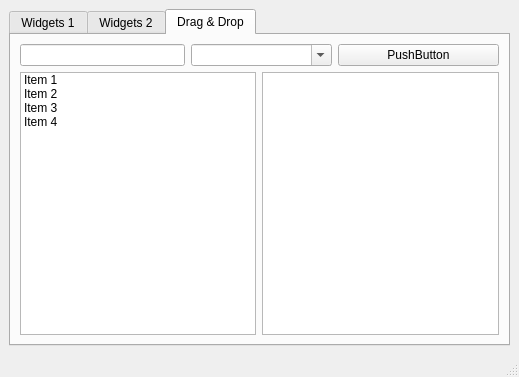
<?xml version="1.0" encoding="UTF-8"?>
<ui version="4.0">
 <class>MainWindow</class>
 <widget class="QMainWindow" name="MainWindow">
  <property name="geometry">
   <rect>
    <x>0</x>
    <y>0</y>
    <width>519</width>
    <height>377</height>
   </rect>
  </property>
  <property name="windowTitle">
   <string>MainWindow</string>
  </property>
  <widget class="QWidget" name="centralwidget">
   <layout class="QGridLayout" name="gridLayout">
    <item row="0" column="0">
     <widget class="QTabWidget" name="tabWidget_1">
      <property name="font">
       <font>
        <weight>50</weight>
        <bold>false</bold>
       </font>
      </property>
      <property name="acceptDrops">
       <bool>true</bool>
      </property>
      <property name="currentIndex">
       <number>2</number>
      </property>
      <widget class="QWidget" name="tab_widgets_1">
       <property name="toolTip">
        <string/>
       </property>
       <property name="statusTip">
        <string/>
       </property>
       <attribute name="title">
        <string>Widgets 1</string>
       </attribute>
       <layout class="QVBoxLayout" name="verticalLayout">
        <item>
         <layout class="QVBoxLayout" name="verticalLayout_tab_1">
          <item>
           <widget class="QTabWidget" name="tabWidget_2">
            <property name="accessibleName">
             <string/>
            </property>
            <property name="currentIndex">
             <number>0</number>
            </property>
            <widget class="QWidget" name="tab_tree">
             <property name="statusTip">
              <string/>
             </property>
             <attribute name="title">
              <string>Tree</string>
             </attribute>
             <layout class="QHBoxLayout" name="horizontalLayout">
              <item>
               <layout class="QVBoxLayout" name="verticalLayout_2">
                <item>
                 <widget class="QTreeWidget" name="treeWidget">
                  <column>
                   <property name="text">
                    <string>Header 1</string>
                   </property>
                  </column>
                  <column>
                   <property name="text">
                    <string>New Column</string>
                   </property>
                  </column>
                  <item>
                   <property name="text">
                    <string>Item1</string>
                   </property>
                   <item>
                    <property name="text">
                     <string>Subitem1</string>
                    </property>
                   </item>
                  </item>
                 </widget>
                </item>
               </layout>
              </item>
             </layout>
            </widget>
            <widget class="QWidget" name="tab_calendar">
             <property name="statusTip">
              <string/>
             </property>
             <attribute name="title">
              <string>Calendar</string>
             </attribute>
             <layout class="QVBoxLayout" name="verticalLayout_3">
              <item>
               <widget class="QDateEdit" name="dateEdit">
                <property name="alignment">
                 <set>Qt::AlignCenter</set>
                </property>
               </widget>
              </item>
              <item>
               <widget class="QCalendarWidget" name="calendarWidget"/>
              </item>
             </layout>
            </widget>
           </widget>
          </item>
         </layout>
        </item>
       </layout>
      </widget>
      <widget class="QWidget" name="tab_widgets_2">
       <property name="toolTip">
        <string/>
       </property>
       <property name="statusTip">
        <string/>
       </property>
       <attribute name="title">
        <string>Widgets 2</string>
       </attribute>
       <layout class="QGridLayout" name="gridLayout_2">
        <item row="2" column="1">
         <spacer name="verticalSpacer_2">
          <property name="orientation">
           <enum>Qt::Vertical</enum>
          </property>
          <property name="sizeType">
           <enum>QSizePolicy::Maximum</enum>
          </property>
          <property name="sizeHint" stdset="0">
           <size>
            <width>20</width>
            <height>140</height>
           </size>
          </property>
         </spacer>
        </item>
        <item row="3" column="0" colspan="2">
         <widget class="QProgressBar" name="progressBar">
          <property name="value">
           <number>24</number>
          </property>
         </widget>
        </item>
        <item row="0" column="0">
         <widget class="QGroupBox" name="groupBox">
          <property name="title">
           <string>Progress Bar</string>
          </property>
          <widget class="QWidget" name="layoutWidget">
           <property name="geometry">
            <rect>
             <x>20</x>
             <y>30</y>
             <width>114</width>
             <height>65</height>
            </rect>
           </property>
           <layout class="QVBoxLayout" name="verticalLayout_4">
            <item>
             <widget class="QRadioButton" name="radioButton_start">
              <property name="statusTip">
               <string>Start the Progress Bar</string>
              </property>
              <property name="text">
               <string>Start</string>
              </property>
              <property name="checked">
               <bool>true</bool>
              </property>
             </widget>
            </item>
            <item>
             <widget class="QRadioButton" name="radioButton_stop">
              <property name="statusTip">
               <string>Stop the Progress Bar</string>
              </property>
              <property name="text">
               <string>Stop</string>
              </property>
             </widget>
            </item>
            <item>
             <widget class="QRadioButton" name="radioButton_reset">
              <property name="statusTip">
               <string>Reset the Progress Bar</string>
              </property>
              <property name="text">
               <string>Reset</string>
              </property>
             </widget>
            </item>
           </layout>
          </widget>
         </widget>
        </item>
        <item row="0" column="1">
         <widget class="QGroupBox" name="groupBox_2">
          <property name="title">
           <string>Move the Dial</string>
          </property>
          <widget class="QWidget" name="verticalLayoutWidget">
           <property name="geometry">
            <rect>
             <x>10</x>
             <y>30</y>
             <width>61</width>
             <height>71</height>
            </rect>
           </property>
           <layout class="QVBoxLayout" name="verticalLayout_5">
            <item>
             <widget class="QDial" name="dial"/>
            </item>
           </layout>
          </widget>
          <widget class="QWidget" name="verticalLayoutWidget_2">
           <property name="geometry">
            <rect>
             <x>90</x>
             <y>20</y>
             <width>91</width>
             <height>80</height>
            </rect>
           </property>
           <layout class="QVBoxLayout" name="verticalLayout_6">
            <item>
             <widget class="QLCDNumber" name="lcdNumber">
              <property name="palette">
               <palette>
                <active>
                 <colorrole role="WindowText">
                  <brush brushstyle="SolidPattern">
                   <color alpha="255">
                    <red>0</red>
                    <green>0</green>
                    <blue>255</blue>
                   </color>
                  </brush>
                 </colorrole>
                </active>
                <inactive>
                 <colorrole role="WindowText">
                  <brush brushstyle="SolidPattern">
                   <color alpha="255">
                    <red>0</red>
                    <green>0</green>
                    <blue>255</blue>
                   </color>
                  </brush>
                 </colorrole>
                </inactive>
                <disabled>
                 <colorrole role="WindowText">
                  <brush brushstyle="SolidPattern">
                   <color alpha="255">
                    <red>120</red>
                    <green>120</green>
                    <blue>120</blue>
                   </color>
                  </brush>
                 </colorrole>
                </disabled>
               </palette>
              </property>
              <property name="digitCount">
               <number>2</number>
              </property>
              <property name="mode">
               <enum>QLCDNumber::Dec</enum>
              </property>
              <property name="segmentStyle">
               <enum>QLCDNumber::Flat</enum>
              </property>
             </widget>
            </item>
           </layout>
          </widget>
         </widget>
        </item>
        <item row="2" column="0">
         <layout class="QVBoxLayout" name="verticalLayout_7">
          <item>
           <widget class="QFontComboBox" name="fontComboBox"/>
          </item>
          <item>
           <widget class="QLabel" name="label">
            <property name="font">
             <font>
              <pointsize>14</pointsize>
             </font>
            </property>
            <property name="text">
             <string/>
            </property>
            <property name="alignment">
             <set>Qt::AlignCenter</set>
            </property>
           </widget>
          </item>
         </layout>
        </item>
       </layout>
      </widget>
      <widget class="QWidget" name="tab_drag_drop">
       <property name="acceptDrops">
        <bool>false</bool>
       </property>
       <attribute name="title">
        <string>Drag &amp;&amp; Drop</string>
       </attribute>
       <layout class="QGridLayout" name="gridLayout_3">
        <item row="0" column="0" colspan="2">
         <layout class="QHBoxLayout" name="horizontalLayout_2">
          <item>
           <widget class="QLineEdit" name="lineEdit">
            <property name="minimumSize">
             <size>
              <width>135</width>
              <height>0</height>
             </size>
            </property>
            <property name="dragEnabled">
             <bool>true</bool>
            </property>
           </widget>
          </item>
          <item>
           <widget class="QComboBox" name="comboBox">
            <property name="minimumSize">
             <size>
              <width>141</width>
              <height>0</height>
             </size>
            </property>
            <property name="acceptDrops">
             <bool>true</bool>
            </property>
            <property name="editable">
             <bool>true</bool>
            </property>
           </widget>
          </item>
          <item>
           <widget class="QPushButton" name="pushButton">
            <property name="minimumSize">
             <size>
              <width>161</width>
              <height>0</height>
             </size>
            </property>
            <property name="acceptDrops">
             <bool>true</bool>
            </property>
            <property name="text">
             <string>PushButton</string>
            </property>
           </widget>
          </item>
         </layout>
        </item>
        <item row="1" column="0">
         <widget class="QListWidget" name="listWidget">
          <property name="dragEnabled">
           <bool>true</bool>
          </property>
          <property name="dragDropMode">
           <enum>QAbstractItemView::DragDrop</enum>
          </property>
          <property name="selectionMode">
           <enum>QAbstractItemView::ExtendedSelection</enum>
          </property>
          <item>
           <property name="text">
            <string>Item 1</string>
           </property>
          </item>
          <item>
           <property name="text">
            <string>Item 2</string>
           </property>
          </item>
          <item>
           <property name="text">
            <string>Item 3</string>
           </property>
          </item>
          <item>
           <property name="text">
            <string>Item 4</string>
           </property>
          </item>
         </widget>
        </item>
        <item row="1" column="1">
         <widget class="QListWidget" name="listWidget_2">
          <property name="dragEnabled">
           <bool>true</bool>
          </property>
          <property name="dragDropMode">
           <enum>QAbstractItemView::DragDrop</enum>
          </property>
          <property name="selectionMode">
           <enum>QAbstractItemView::ExtendedSelection</enum>
          </property>
         </widget>
        </item>
       </layout>
      </widget>
     </widget>
    </item>
   </layout>
  </widget>
  <widget class="QStatusBar" name="statusbar">
   <property name="statusTip">
    <string>Status bar</string>
   </property>
  </widget>
 </widget>
 <tabstops>
  <tabstop>tabWidget_2</tabstop>
  <tabstop>treeWidget</tabstop>
  <tabstop>dateEdit</tabstop>
  <tabstop>calendarWidget</tabstop>
  <tabstop>radioButton_start</tabstop>
  <tabstop>radioButton_stop</tabstop>
  <tabstop>radioButton_reset</tabstop>
  <tabstop>dial</tabstop>
  <tabstop>fontComboBox</tabstop>
 </tabstops>
 <resources/>
 <connections>
  <connection>
   <sender>dial</sender>
   <signal>valueChanged(int)</signal>
   <receiver>lcdNumber</receiver>
   <slot>display(int)</slot>
   <hints>
    <hint type="sourcelabel">
     <x>303</x>
     <y>115</y>
    </hint>
    <hint type="destinationlabel">
     <x>385</x>
     <y>127</y>
    </hint>
   </hints>
  </connection>
  <connection>
   <sender>fontComboBox</sender>
   <signal>activated(QString)</signal>
   <receiver>label</receiver>
   <slot>setText(QString)</slot>
   <hints>
    <hint type="sourcelabel">
     <x>138</x>
     <y>177</y>
    </hint>
    <hint type="destinationlabel">
     <x>151</x>
     <y>253</y>
    </hint>
   </hints>
  </connection>
 </connections>
</ui>
